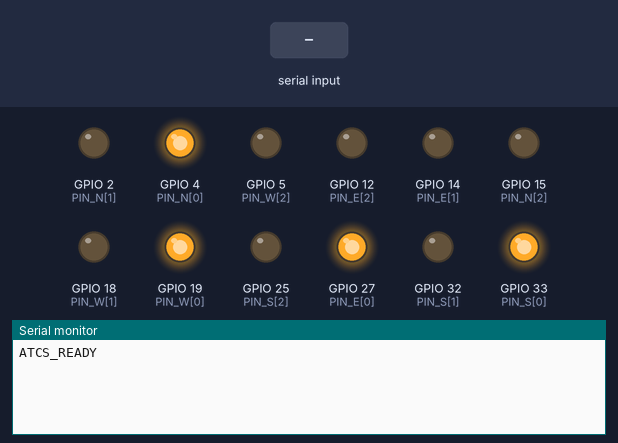
The sketch below on a simulated ESP32. Parts: output pins drawn as LEDs (lit = HIGH), the last lines printed to the serial monitor. The inputs (shaded band) are chosen by the test bench.

Above: at 1.2 s.
1.3 s: "N\n" received over Serial
At 2.5 s:
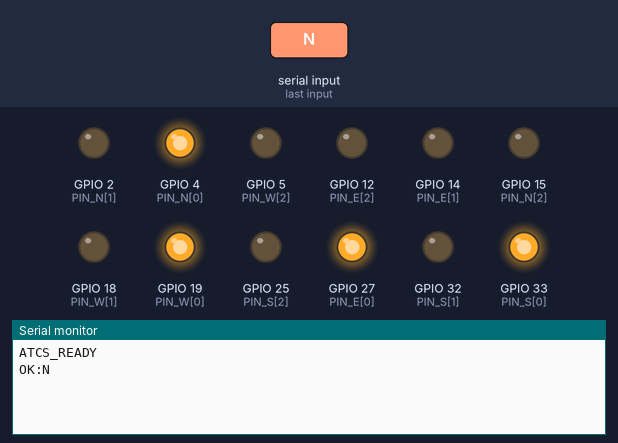
2.8 s: "E\n" received over Serial
At 3.9 s:
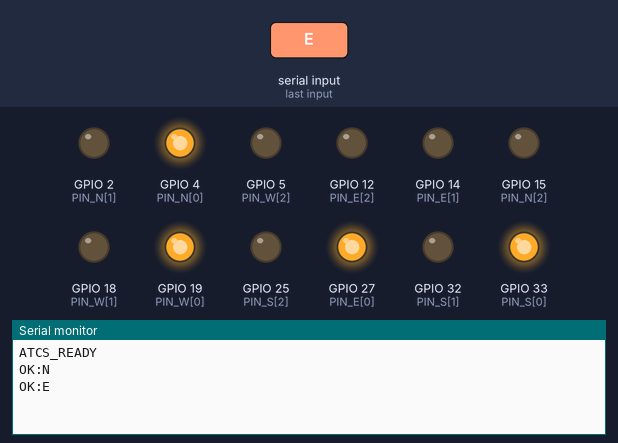
4.3 s: "S\n" received over Serial
At 5.0 s:
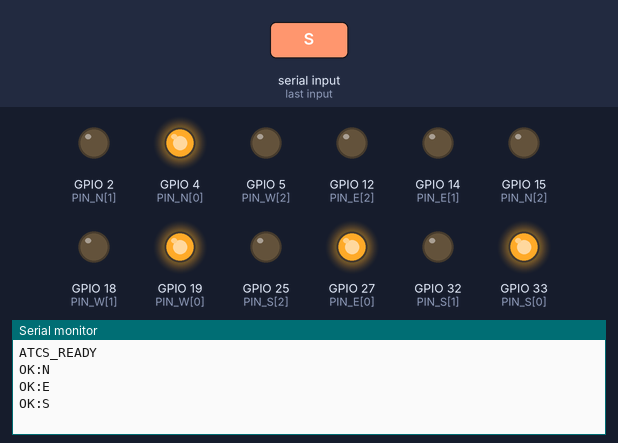

Measured:
- after the input at 1.3 s, the serial monitor: prints a new line at once (image 1)
- after the input at 2.8 s, the serial monitor: prints a new line at once (image 2)
- after the input at 4.3 s, the serial monitor: prints a new line at once (image 3)

The sketch:

Prototype.ino
```cpp
const int PIN_N[3] = { 4,   2,  15};  // Utara
const int PIN_E[3] = {27,  14,  12};  // Timur
const int PIN_S[3] = {33,  32,  25};  // Selatan
const int PIN_W[3] = {19,  18,   5};  // Barat

// Deklarasi index lampu
#define IDX_RED    0
#define IDX_YELLOW 1
#define IDX_GREEN  2

// Filter duplikat
String lastReceived = "";

void setup() {
  Serial.begin(115200);

// Set pin lampu sebagai output
  for (int i = 0; i < 3; i++) {
    pinMode(PIN_N[i], OUTPUT);
    pinMode(PIN_E[i], OUTPUT);
    pinMode(PIN_S[i], OUTPUT);
    pinMode(PIN_W[i], OUTPUT);
  }

// Kondisi awal merah
  setLight(PIN_N, "RED");
  setLight(PIN_E, "RED");
  setLight(PIN_S, "RED");
  setLight(PIN_W, "RED");

// Notif web esp32 connect
  Serial.println("ATCS_READY");
}
void loop() {

// Verifikasi data masuk dari Serial
  if (Serial.available()) {
    String msg = Serial.readStringUntil('\n');
    msg.trim();

    if (msg.length() > 0 && msg != lastReceived) {
      lastReceived = msg;
      parseAndApply(msg);
      Serial.println("OK:" + msg);
    }
  }
}

//  Mengubah string "N:GREEN,E:RED,S:RED,W:RED" menjadi perintah setLight untuk setiap arah
void parseAndApply(String data) {
  int start = 0;
  while (start < (int)data.length()) {
    int comma = data.indexOf(',', start);
    String token = (comma == -1) ? data.substring(start) : data.substring(start, comma);

    int colon = token.indexOf(':');
    if (colon > 0) {
      String dir   = token.substring(0, colon);
      String color = token.substring(colon + 1);

      dir.toUpperCase();
      color.toUpperCase();

      if      (dir == "N") setLight(PIN_N, color);
      else if (dir == "E") setLight(PIN_E, color);
      else if (dir == "S") setLight(PIN_S, color);
      else if (dir == "W") setLight(PIN_W, color);
    }

    if (comma == -1) break;
    start = comma + 1;
  }
}

//  Kontrol lampu
void setLight(const int pins[3], String color) {
  digitalWrite(pins[IDX_RED],    LOW);
  digitalWrite(pins[IDX_YELLOW], LOW);
  digitalWrite(pins[IDX_GREEN],  LOW);

  if      (color == "RED")    digitalWrite(pins[IDX_RED],    HIGH);
  else if (color == "YELLOW") digitalWrite(pins[IDX_YELLOW], HIGH);
  else if (color == "GREEN")  digitalWrite(pins[IDX_GREEN],  HIGH);
}
```
